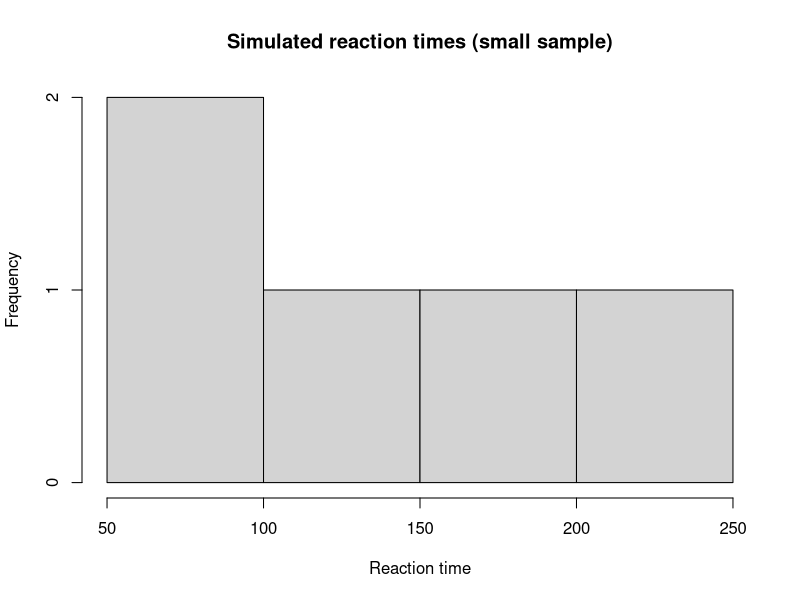
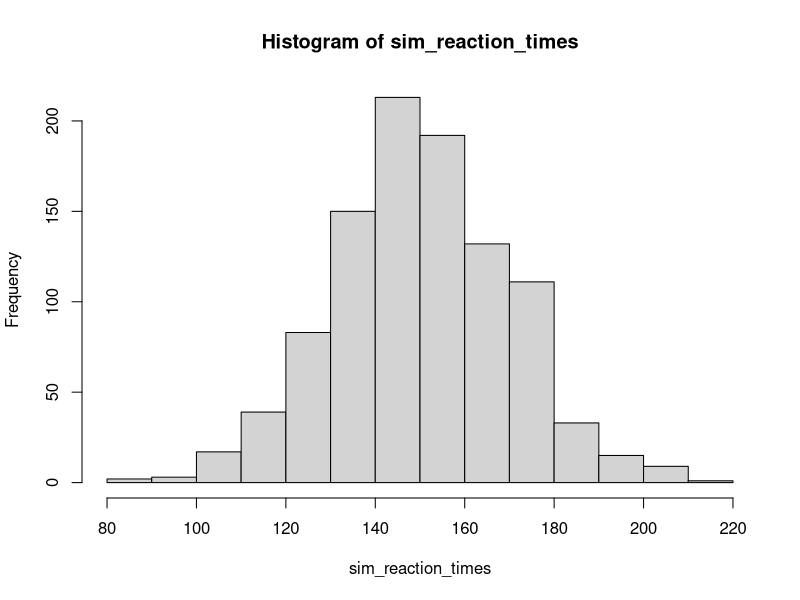
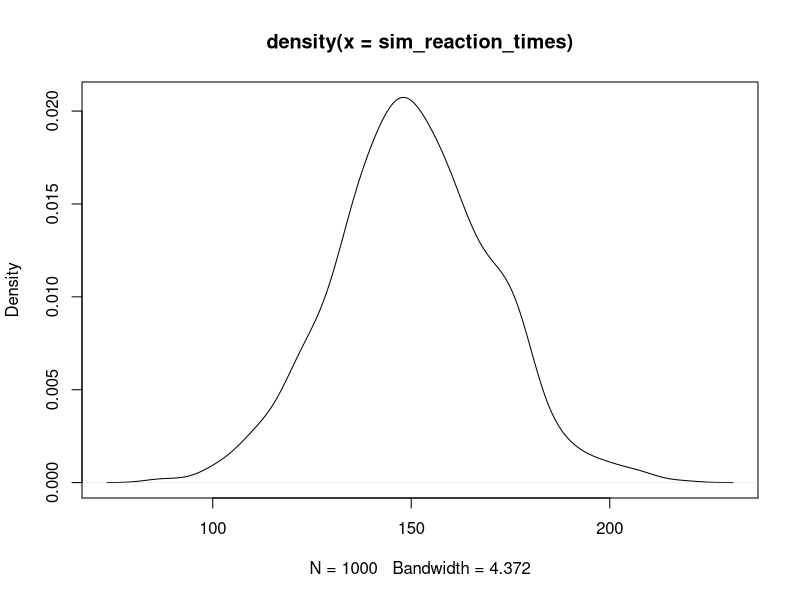
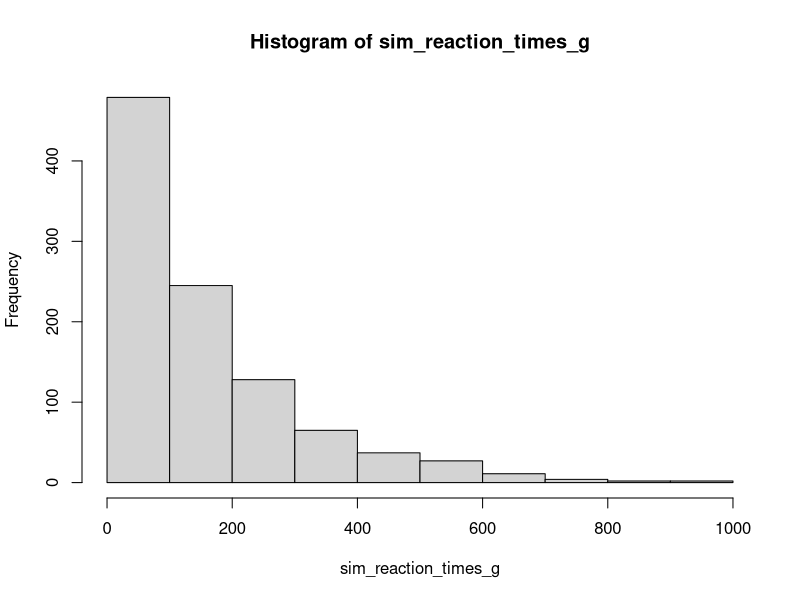
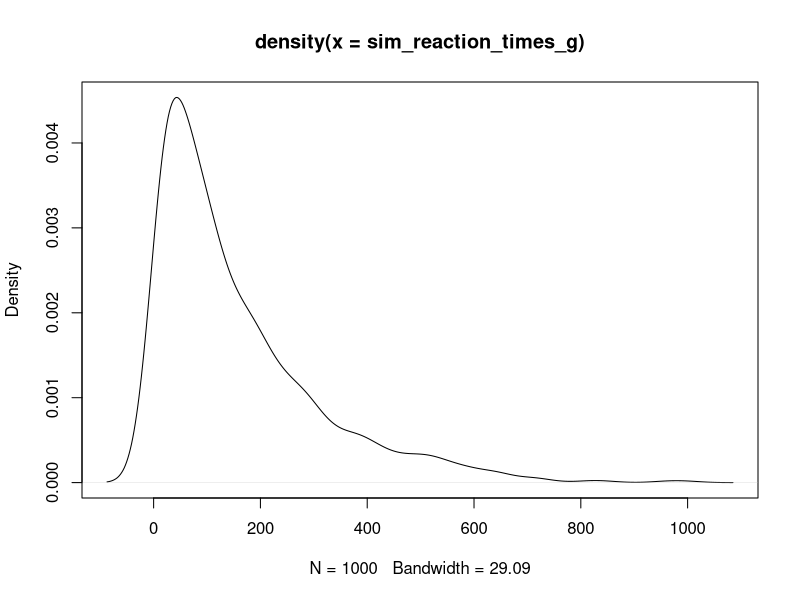

Recreate these plots in R, in order.
## ---- chunk 1
heights1 <- c(170,178,162,166,183,185) #a vector of heights in cms

(170 + 178 + 162 + 166 + 183 + 185) * (1 / 6) #calculating the mean explicitly

sum(heights1) * (1 / length(heights1)) #using sum() and length() functions

mean(heights1) #using the mean() function directly
## ---- chunk 2
sort(heights1) #not necessary to compute median, just for illustration
median(heights1)

heights2 <- c(170,178,162,166,183,185,155) #a vector of heights in cms
sort(heights2) #not necessary to compute median, just for illustration
median(heights2)
## ---- chunk 3

heights3 <- c(170,178,162,166,183,185,188,300) #a vector of heights in cms
mean(heights3)
median(heights3)
## ---- chunk 4
set.seed(333)
#Let's let the computer generate the data
#We will simulate reaction times (in milliseconds)

#Starting small, sampling just 5 observations and telling R that the population's mean is 150 ms, with 40 ms of standard deviation

sim_reaction_times <- rnorm(n = 5, #number of samples
                            mean = 150, #mean of the normal distribution
                            sd = 40) #std. deviation of the normal distribution

sim_reaction_times #look at what reaction times we sampled
hist(sim_reaction_times, #data we are plotting
     main = 'Simulated reaction times (small sample)', #title of our histogram
     xlab = 'Reaction time')  #Label of x-axis

mean(sim_reaction_times) #calculate their mean
median(sim_reaction_times) #calculate their median


#The same thing, but now with 1000 observations sampled

sim_reaction_times <- rnorm(n = 1000, mean = 150, sd = 20) #sample 1000 times from a Normal distribution with mean 150 and sd of 20
hist(sim_reaction_times) #visualize the reaction times we sampled

mean(sim_reaction_times) #calculate their mean
median(sim_reaction_times) #calculate their median

plot(density(sim_reaction_times))

#Changing the generating distribution
sim_reaction_times_g <- rgamma(n = 1000, shape=1, scale=150) #sample 1000 times from a Gamma distribution with mean 150 and sd of 20

hist(sim_reaction_times_g)

mean(sim_reaction_times_g)
median(sim_reaction_times_g)

plot(density(sim_reaction_times_g))
## ---- chunk 5
heights1
var(heights1)
sd(heights1) #the same as sqrt(var(heights))

#Unpacking variance and standard deviation
x_bar <- mean(heights1) #we assign this number to a variable named x_bar
x_bar

dev_heights <- heights1 - x_bar #deviations of each height from the mean
dev_heights

squared_dev_heights <- dev_heights**2 #squared deviations from the mean
squared_dev_heights

sum_squared_dev_heights <- sum(squared_dev_heights) #sum of the squared deviations
sum_squared_dev_heights

var_heights <- ( 1 / (length(heights1)-1) ) * sum_squared_dev_heights #divide by number of observations - 1
var_heights

sqrt(var_heights) #square root of the variance = std
## ---- chunk 6
sessionInfo()
